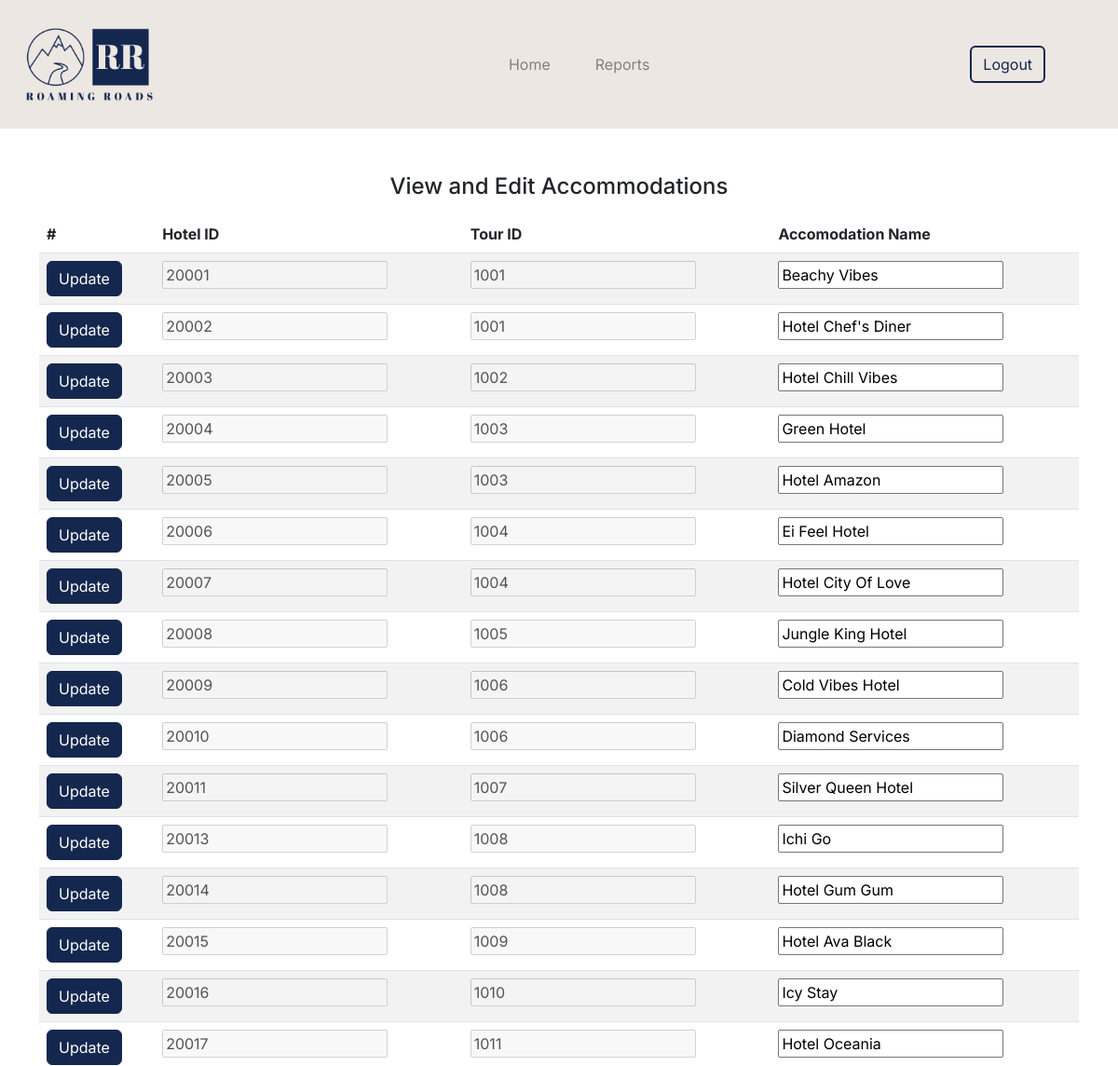
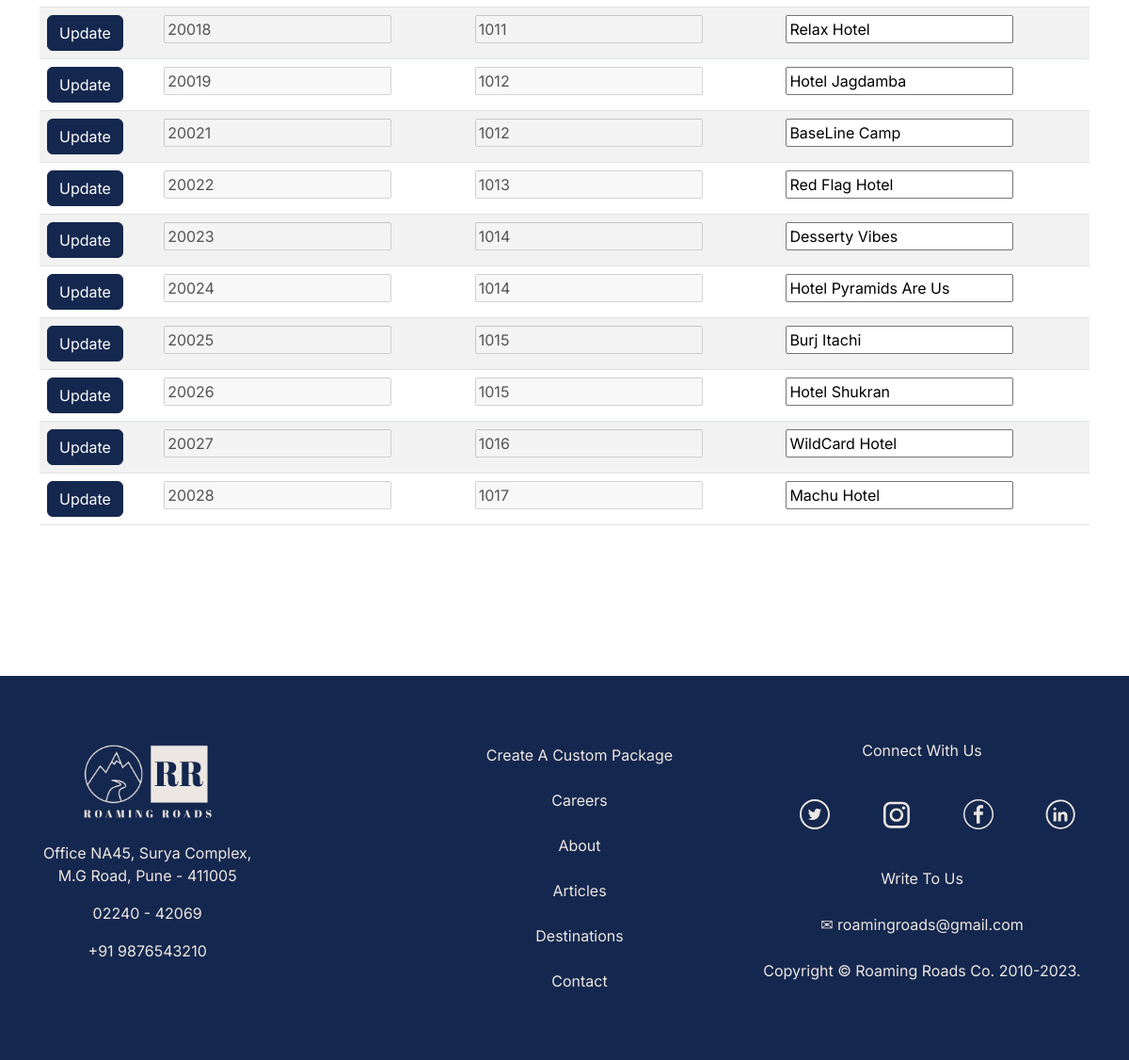
Screenshot of /admin/PHP/viewAccomodation.php with the database file from the repository (2 pictures, top to bottom).
### tables this page shows
CREATE TABLE IF NOT EXISTS `accomodation` (
  `hotel_id` int NOT NULL AUTO_INCREMENT,
  `tour_id` int NOT NULL,
  `hotel_name` varchar(30) NOT NULL,
  PRIMARY KEY (`hotel_id`),
  KEY `tour_id` (`tour_id`),
  KEY `hotel_name` (`hotel_name`)
);

### admin/PHP/viewAccomodation.php (the view, shortened to what this page needs)
<!DOCTYPE html>
<html lang="en">
<head>
    <?php
    include 'adminGeneral.php';
    ?>
</head>
<body>
    <?php
    include 'adminHeader.php';
    $getHotels = "SELECT * FROM accomodation";
    $hotelRes = $conn->query($getHotels);
    ?>
    <div class="container mt-5">
        <h4 class="mb-3 mt-5 text-center">View and Edit Accommodations</h4>
        <table class="table table-striped">
            <thead>
                <tr>
                    <th scope="col">#</th>
                    <th scope="col">Hotel ID</th>
                    <th scope="col">Tour ID</th>
                    <th scope="col">Accomodation Name</th>
                </tr>
            </thead>
            <tbody>
                <?php
                while ($row = $hotelRes->fetch_assoc()) {
                ?>
                    <tr>
                        <form action="updateAccomodation.php" method="POST">
                            <td><input type="submit" value="Update" class="btn btn-secondary" name="submit-btn"></td>
                            <td scope="row"><input type="text" name="hotel-id" id="hotel-id" value="<?php echo $row['hotel_id'] ?>" disabled></td>
                            <td><input type="text" name="tour-id" id="tour-id" value="<?php echo $row['tour_id'] ?>" disabled></td>
                            <td><input type="text" name="hotel-name" id="hotel-name" value="<?php echo $row['hotel_name'] ?>"></td>
                    </tr>
                <?php
                }
                ?>
            </tbody>
        </table>
    </div>
    <?php
    include 'adminFooter.php';
    ?>
</body>
</html>

### CSS/general.css (style rules this page uses)
* { font-family: "Inter", sans-serif; }
.search-btn, .book-btn, .month-btn, .view-tours-btn, .btn-secondary, .btn-primary { color: #fff; background-color: #14274e; border-color: #14274e; box-shadow: none; }

### rows the page displays
accomodation: hotel-id "20001", tour-id "1001", hotel-name "Beachy Vibes"
accomodation: hotel-id "20002", tour-id "1001", hotel-name "Hotel Chef's Diner"
accomodation: hotel-id "20003", tour-id "1002", hotel-name "Hotel Chill Vibes"
accomodation: hotel-id "20004", tour-id "1003", hotel-name "Green Hotel"
accomodation: hotel-id "20005", tour-id "1003", hotel-name "Hotel Amazon"
accomodation: hotel-id "20006", tour-id "1004", hotel-name "Ei Feel Hotel"
accomodation: hotel-id "20007", tour-id "1004", hotel-name "Hotel City Of Love"
accomodation: hotel-id "20008", tour-id "1005", hotel-name "Jungle King Hotel"
accomodation: hotel-id "20009", tour-id "1006", hotel-name "Cold Vibes Hotel"
accomodation: hotel-id "20010", tour-id "1006", hotel-name "Diamond Services"
accomodation: hotel-id "20011", tour-id "1007", hotel-name "Silver Queen Hotel"
accomodation: hotel-id "20013", tour-id "1008", hotel-name "Ichi Go"
accomodation: hotel-id "20014", tour-id "1008", hotel-name "Hotel Gum Gum"
accomodation: hotel-id "20015", tour-id "1009", hotel-name "Hotel Ava Black"
accomodation: hotel-id "20016", tour-id "1010", hotel-name "Icy Stay"
accomodation: hotel-id "20017", tour-id "1011", hotel-name "Hotel Oceania"
accomodation: hotel-id "20018", tour-id "1011", hotel-name "Relax Hotel"
accomodation: hotel-id "20019", tour-id "1012", hotel-name "Hotel Jagdamba"
accomodation: hotel-id "20021", tour-id "1012", hotel-name "BaseLine Camp"
accomodation: hotel-id "20022", tour-id "1013", hotel-name "Red Flag Hotel"
accomodation: hotel-id "20023", tour-id "1014", hotel-name "Desserty Vibes"
accomodation: hotel-id "20024", tour-id "1014", hotel-name "Hotel Pyramids Are Us"
accomodation: hotel-id "20025", tour-id "1015", hotel-name "Burj Itachi"
accomodation: hotel-id "20026", tour-id "1015", hotel-name "Hotel Shukran"
accomodation: hotel-id "20027", tour-id "1016", hotel-name "WildCard Hotel"
accomodation: hotel-id "20028", tour-id "1017", hotel-name "Machu Hotel"
